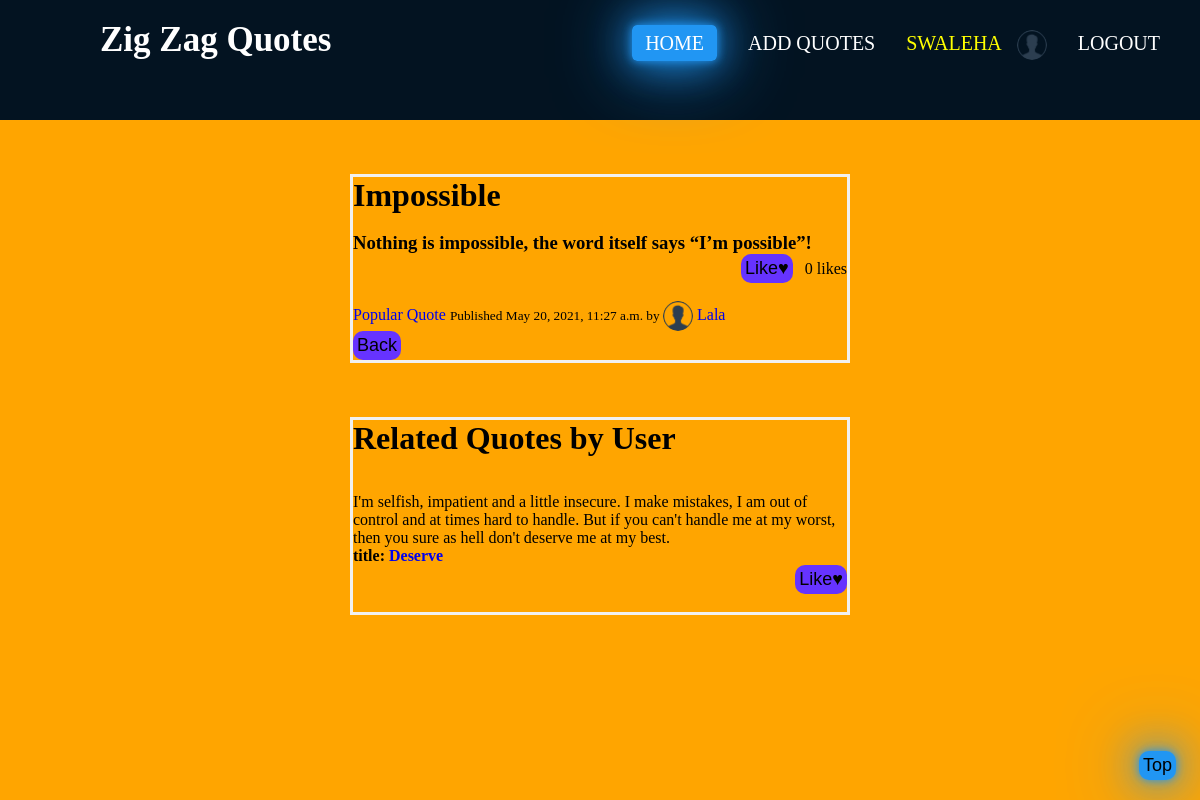
The page /quote_detail/1/Popular Quote/ (signed in) on the database its author committed.
### quotes/models.py (models this page shows, shortened)
class Profile(models.Model):
    profile_pic = models.ImageField(default="profile.png", upload_to='images/', blank=True, null=True)
    user = models.OneToOneField(settings.AUTH_USER_MODEL, on_delete=models.CASCADE)
    bio = models.CharField(max_length=250, default="I am")
    date_of_birth = models.DateField(blank=True, null=True)
    facebook_url = models.CharField(max_length=250, null=True, blank=True)
    youtube_url = models.CharField(max_length=250, null=True, blank=True)
    twitter_url = models.CharField(max_length=250, null=True, blank=True)
    linkedin_url = models.CharField(max_length=250, null=True, blank=True)
    instagram_url = models.CharField(max_length=250, null=True, blank=True)

class Quote(models.Model):
    author = models.ForeignKey(settings.AUTH_USER_MODEL, on_delete=models.CASCADE, related_name='quotes')
    title = models.CharField(max_length=250)
    body = models.TextField()
    users_like = models.ManyToManyField(settings.AUTH_USER_MODEL, related_name='Quotes_liked', blank=True)
    time = models.DateTimeField(auto_now_add=True, db_index=True)
    category = models.CharField(max_length=250, default='Popular Quote')
    def total_likes(self):
        return self.users_like.count()

### quotes/views.py (the view)
# urls.py: path('quote_detail/<int:pk>/<str:category>/', views.QuoteDetail.as_view(), name='quote_detail'),
class QuoteDetail(DetailView):
    model = Quote
    template_name = "quotes/quote_detail.html"
    def get_context_data(self, **kwargs):
        context = super().get_context_data(**kwargs)
        query = Quote.objects.get(id=self.kwargs['pk'])
        context['total_likes'] = query.total_likes()
        context['post'] = Quote.objects.filter(author=query.author)
        context['post1'] = len(Quote.objects.filter(author=query.author))
        liked = False
        if query.users_like.filter(id=self.request.user.id).exists():
            liked = True
        context['liked'] = liked
        return context

### quotes/templates/quotes/quote_detail.html (shortened to what this page needs)
{% extends "home_layout.html" %}
{% load static %}
{% block content %}
    <h1>{{quote.title|safe}}</h1><br>
    <h3>{{quote.body|safe}}</h3>
        <form action="{% url 'quotes:quote_like' quote.pk %}" method ="POST" style="text-align:right;">
        {% if liked %}
            <input type="submit" name="quote_id" value="Like&#9829;" style="color:red;">
        {% else %}
            <input type="submit" name="quote_id" value="Like&#9829;" >
        {% endif %}&ensp;{{total_likes}} likes
        </form><br>
    <a href="{% url 'quotes:categories' quote.category|slugify %}" >{{quote.category|safe}}</a>
    <small> Published {{quote.time }} by </small>
            {% if quote.author.profile.profile_pic %}
            <img class="image" src="{{quote.author.profile.profile_pic.url}}">
                {% else %}<img class="image" src="{% static 'profile.png' %}">
            {% endif %}
             <a  href="{% url 'profile_page' quote.author.profile.id %}">{{quote.author|capfirst}}</a>&ensp;
<br><button><a href="{% url 'quotes:home' %}" style="color:black;">Back</a></button>
{% endblock %}
{% block footer %}
<h1>Related Quotes by User</h1><br><br>
{% if post1 == 1 %}
<p>No More Post...........</p><br><br>
{% else %}
    {% for post in post %}
        {% if post.title != quote.title %}
                  <blockquote >{{post.body|safe}}</blockquote>
                  <h4>title: <a  href="{% url 'quotes:quote_detail' post.pk post.category|slugify %}">{{post.title|safe}}</a></h4>
                  <form action="{% url 'quotes:quote_like' post.pk %}" method ="POST" style="text-align:right;">
                       <input type="submit" value="Like&#9829;">
                  </form><br>
        {% endif %}
         {% endfor %}
{% endif %}
{% endblock %}

### quotes/templates/home_layout.html (shortened to what this page needs)
{% load static %}
<html>
{% load static %}
<head>
</head>
<body>
<nav>
    <small class="logo"><a class="active" href="{% url 'quotes:home' %}" style="color:white;box-shadow:none;background:none;">Zig Zag Quotes</a></small>
    <ul>
        <li><a class="active" href="{% url 'quotes:home' %}">home</a></li>
        <li><a href="{% url 'quotes:add_quotes' %}">Add Quotes</a></li>
        {% if request.user.is_authenticated %}
            <li><a  href="{% url 'profile_page' user.profile.id %}" style="color: yellow; box-shadow:none; padding:0; background: none;">
                {{user.username}}&ensp;
                {% if user.profile.profile_pic %}<img class="image1" src="{{user.profile.profile_pic.url}}">
                {% else %}<img class="image1" src="{% static 'profile.png' %}">
                {% endif %}
            </a></li>
            <li><a href="{% url 'logout' %}">Logout</a></li>
        {% else %}
            <li><a href="{% url 'login' %}">Log-in</a></li>
            <li><a href="{% url 'register' %}">Register</a></li>
        {% endif %}
    </ul>
</nav><br>
     <br>
     <br>
    <div class="content">
        {% block content %}
        {% endblock %}
     </div><br><br><br>
    <div class="footer">
        {% block footer %}
        {% endblock %}
     </div><br>
<button onclick="topFunction()" id="myBtn" title="Go to top">Top</button>
</body>
</html>

### quotes/templates/home_layout.html (style rules this page uses)
* { padding: 0; margin: 0; text-decoration: none; list-style: none; box-sizing: border-box; }
body { background: orange; }
nav { background: #031321; height: 120px; width: 100% }
small.logo { color: white; font-size: 35px; line-height: 80px; padding: 0 100px; font-weight: bold; }
nav ul { float: right; margin-right: 20px; padding: 30px 0 0 0; }
nav ul li { display: inline-block; line-height: 20px; margin: 0 7px; }
nav ul li a { color: white; font-size: 20px; padding: 7px 13px; border-radius: 5px; text-decoration: none; text-transform: uppercase; }
#myBtn { display: block; position: fixed; bottom: 20px; right: 2%; cursor: pointer; }
.active, #myBtn, a:hover { background: #2196f3; box-shadow: 0 0 10px #2196f3, 0 0 40px #2196f3, 0 0 80px #2196f3; transition: .5s; }
.image1 { vertical-align: middle; width: 30px; height: 30px; border-radius: 50%; }
input, button, label { border-radius: 10px; border: none; padding: 4px; color: #000; background-color: #6633FF; font-size: 18px; }

### quotes/templates/quotes/quote_detail.html (style rules this page uses)
.content ,.footer { max-width: 500px; margin: auto; border: 3px solid #f1f1f1; }
.image { vertical-align: middle; width: 30px; height: 30px; border-radius: 50%; }

### rows shown on the page
Quote: title "Impossible", body "Nothing is impossible, the word itself says “I’m possible”!", category "Popular Quote", time "May 20, 2021, 11:27 a.m.", author.profile.profile_pic (placeholder picture), author "Lala"
Quote: body "I'm selfish, impatient and a little insecure. I make mistakes, I am out of control and at times hard to handle. But if you can't handle me at my worst, then you sure as hell don't deserve me at my best.", title "Deserve"

### other values the page prints
{{ user.username }} "SWALEHA"
{{ total_likes }} "0"
